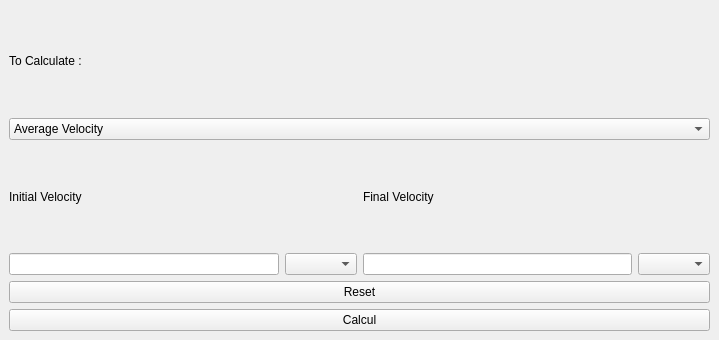
      <widget class="QWidget" name="tab_7">
       <attribute name="title">
        <string>Average Velocity</string>
       </attribute>
       <widget class="QWidget" name="">
        <property name="geometry">
         <rect>
          <x>9</x>
          <y>10</y>
          <width>701</width>
          <height>321</height>
         </rect>
        </property>
        <layout class="QGridLayout" name="gridLayout_8">
         <item row="0" column="0" colspan="2">
          <layout class="QVBoxLayout" name="verticalLayout_2">
           <item>
            <widget class="QLabel" name="label_8">
             <property name="text">
              <string>To Calculate :</string>
             </property>
            </widget>
           </item>
           <item>
            <widget class="QComboBox" name="velocity_choiceAverageVelocity">
             <item>
              <property name="text">
               <string>Average Velocity</string>
              </property>
             </item>
             <item>
              <property name="text">
               <string>Initial Velocity</string>
              </property>
             </item>
             <item>
              <property name="text">
               <string>Final Velocity</string>
              </property>
             </item>
            </widget>
           </item>
          </layout>
         </item>
         <item row="3" column="0" colspan="2">
          <widget class="QPushButton" name="velocity_resetAverageVelocity">
           <property name="text">
            <string>Reset</string>
           </property>
          </widget>
         </item>
         <item row="4" column="0" colspan="2">
          <widget class="QPushButton" name="velocity_calcAverageVelocity">
           <property name="text">
            <string>Calcul</string>
           </property>
          </widget>
         </item>
         <item row="1" column="1">
          <layout class="QGridLayout" name="gridLayout_7">
           <item row="0" column="0">
            <widget class="QLabel" name="velocity_input2_2Label">
             <property name="text">
              <string>Final Velocity</string>
             </property>
            </widget>
           </item>
           <item row="1" column="0">
            <widget class="QLineEdit" name="velocity_input2_2"/>
           </item>
           <item row="1" column="1">
            <widget class="QComboBox" name="velocity_input2_2Unit_2"/>
           </item>
          </layout>
         </item>
         <item row="1" column="0">
          <layout class="QGridLayout" name="gridLayout_6">
           <item row="0" column="0">
            <widget class="QLabel" name="velocity_input2_1Label">
             <property name="text">
              <string>Initial Velocity</string>
             </property>
            </widget>
           </item>
           <item row="1" column="0">
            <widget class="QLineEdit" name="velocity_input2_1"/>
           </item>
           <item row="1" column="1">
            <widget class="QComboBox" name="velocity_input2_2Unit"/>
           </item>
          </layout>
         </item>
        </layout>
       </widget>
      </widget>
